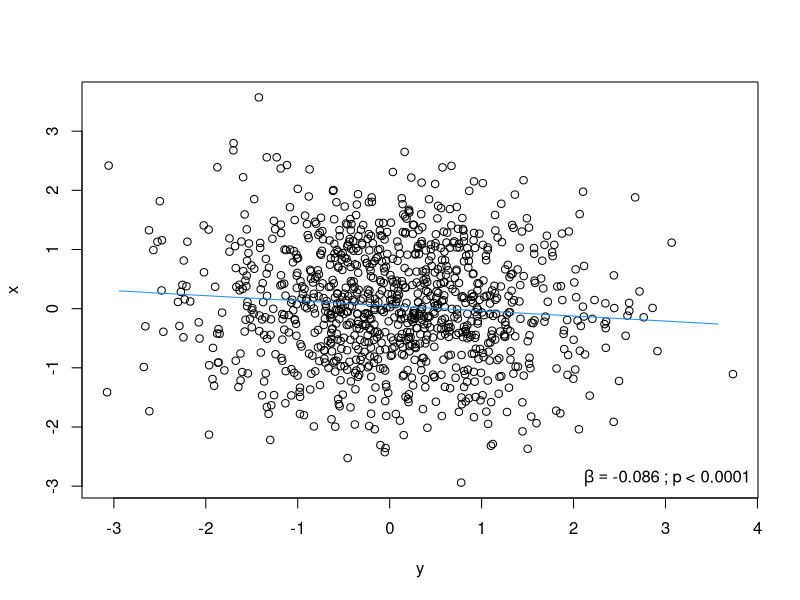
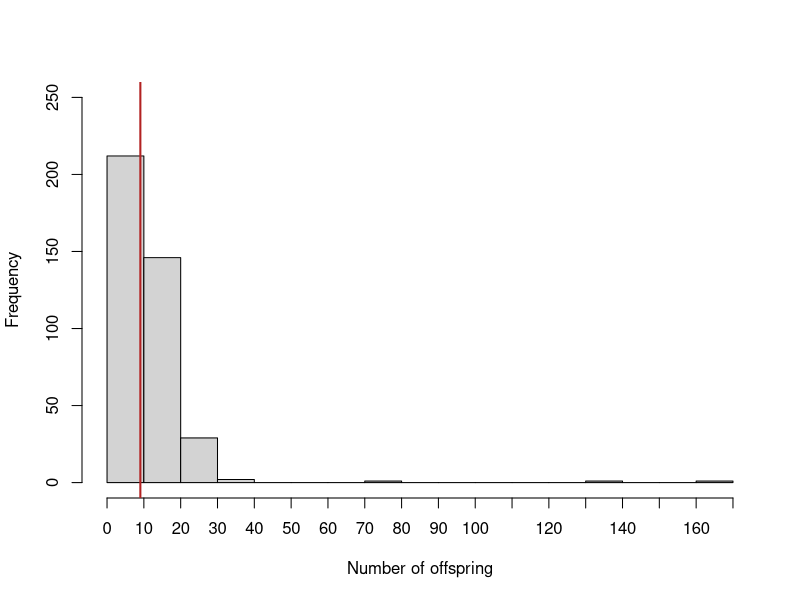

These figures' R source, in order:
## ---- chunk 1

install.packages('igraph')
install.packages('plyr')
install.packages('dplyr')

# data manipulation libraries
library(igraph)
library(plyr)
library(dplyr)

## ---- chunk 2
dat <- read.csv("eggVar_data.csv")

dat2 <- dat[,"numAdults"]
dat2 <- na.omit(dat2)

pdf("beetleDistribution.pdf", width = 10, height = 6)
eggHist <- hist(x = dat2, xlab = "Number of offspring", main = "", 
     ylim = c(0,250), xlim = c(0,170), breaks = seq(0, 170, 10), xaxt = "n")
axis(side = 1, at = eggHist$breaks, labels = eggHist$breaks)
abline(v = 9.048469, col = "firebrick", lwd = 2)
dev.off()
## ---- chunk 3

## ---- chunk 4
 
#' Plot a linear fit within the bounds of the data, and insert fit stats into plot
#'
#' @param y a vector 
#' @param x a vector
#' @param	forceIntercept (default = NULL) what is the intercept value to use (useful 
#'   for relationships that need to be forced through origin
#' @param legPos position of the legend (which is the slope and p-value; default=NULL)
#'   other values are "topleft", "bottomleft", "topright", "bottomright".
#' @param justMod if TRUE, no segment is drawn, but the model object is returned
#' @param textCol color of line and text.
#' @param ... other graphical parameters taht will be handed to the lines function 
#'
#' @return nothing 
#'
#' @importFrom grDevices adjustcolor colorRampPalette
#' @importFrom graphics lines text
#' @importFrom stats cor lm na.omit predict
#'
#' @export

plotSegments <- function(y,x, 
	forceIntercept=NULL, legPos=NULL,
  justMod = FALSE, textCol=1, ...){
	if(is.null(forceIntercept)){
	  m <- lm(y~x)
	}else{
	  m <- lm(y ~ 0 + x)
    preds <- predict(m, 
      newdata=data.frame(x=c(min(x, na.rm=TRUE), max(x, na.rm=TRUE))))
    lines(y=preds, x=c(min(x, na.rm=TRUE), max(x, na.rm=TRUE)), 
      col=textCol, ...)
		return(m)
	}
  if(justMod){
    return(m)
  }else{
    lty <- ifelse(summary(m)[[4]][2,4] < 0.05, 1, 5)
    preds <- predict(m, 
      newdata=data.frame(x=c(min(x, na.rm=TRUE), max(x, na.rm=TRUE))))
    lines(y=preds, x=c(min(x, na.rm=TRUE), max(x, na.rm=TRUE)), 
      lty=lty, col=textCol, ...)
    b <- format(summary(m)$coefficients[2],digits=2)
    pee <- format(summary(m)$coefficients[8],digits=4)
    if(pee < 0.0001){
      p <- '< 0.0001'
    }else{
      p <- paste('= ', pee, sep='')
    }
    if(!is.null(legPos)){
      legend(legPos, xpd=TRUE, legend=bquote(beta==.(b)~';'~'p'~.(p)), 
        col=textCol, bty='n')
    }
  }
}


## ---- chunk 5

#' make hexbinplot
#' 
#' @param x one of the variables to plot
#' @param y the other one!
#' @param colz colors!
#' @param nbin number of bins to group the data
#' @param ... other arguments handed to plot
#'
#' @return a hexbin plot

getHex <- function(x,y, colz=NULL, nbin=100,...){
  require(dplyr)
  require(hexbin)
  if(is.null(colz)){
    colz <- viridis::viridis
  }
  hex <- hexbin(x, y, xbins=nbin, ...)
  # divide counts by 2 since you previously doubled the pairwise comparisons
  hex@count <- hex@count / 2 
  plot(hex, colramp = colz)
  hex
}


## ---- chunk 6

y <- rnorm(1000)
x <- rnorm(1000)
x2 <- x * y * runif(1000)


mod <- glm(y ~ x + x2)

summary(mod)

## ---- chunk 7

plot(y, x)
plotSegments(y,x, 
  legPos='bottomright', textCol='dodgerblue'
)

## ---- chunk 8

sessionInfo()

